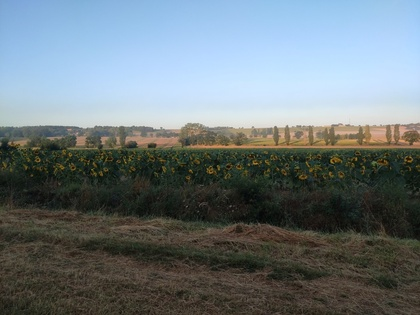
%> input picture Donnees_2023/Donnees/tournesols1.jpg, 420 x 315 px, shrunk from 1000 x 750 before the run
$ octave --eval "result = harris(rgb2gray(imread('tournesols1.jpg')));"   (GNU Octave 9; MATLAB toolbox functions it lacks are replaced by stand-ins)
%> lines starting %> are read from the running program, lines starting %| are printed output that depends on the picture
function [XY,R]=harris(Im,TailleFenetre,NbPoints,k);
%[XY,Res]=harris(Im,TailleFenetre,NbPoints,k);
%
% Im -> image
% TailleFenetre -> taille (impaire) de la fenetre du voisinage
%                  valeurs conseillees : entre 9 et 25
% NbPoints -> nombre de points desires
% k -> poids utilise dans le calcul de la reponse R, k dans [0.04,0.06]
% XY -> Matrice de taille NbPointsx2 contenant
%         respectivement les abscisses et les oordonnees des points
%         d'interets extraits
%      ATTENTION : La fonction de Harris ne doit pas retourner des points sur les bords
% R -> Image des reponses par le detecteur de Harris

%%%%%%%%%%%%%%%%%%%%%%%%%%%%%%%%%%%%%%%%%%%%%%%%%%%%%%%%%%%%%%%%%%%%%%%%%%%%%%%%%%%%%%%%%%%%%%%%
% Nota bene : les coordonnees utilisees sont x=j (numero de colonne) et y=i (numero de ligne). %
%%%%%%%%%%%%%%%%%%%%%%%%%%%%%%%%%%%%%%%%%%%%%%%%%%%%%%%%%%%%%%%%%%%%%%%%%%%%%%%%%%%%%%%%%%%%%%%%

% Verification et correction eventuelle des parametres donnes
if nargin < 4, k=0.05;      end;
if nargin < 3, NbPoints=50;      end;
if nargin < 2, TailleFenetre=9;  end;

% (1.1) Calcul des dérivées images suivant les lignes et les colonnes
%       en utilisant la fonction gradient
Im = double(Im);
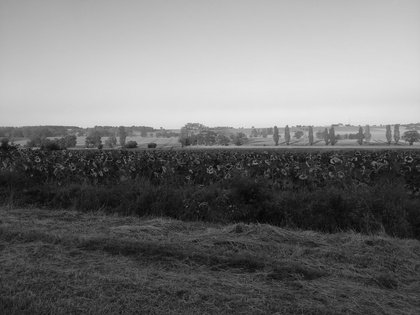
%> Im: size 315x420 double; min 4, max 232, mean 116.7
%%% A COMPLETER %%%
[Ii,Ij] = gradient(Im);
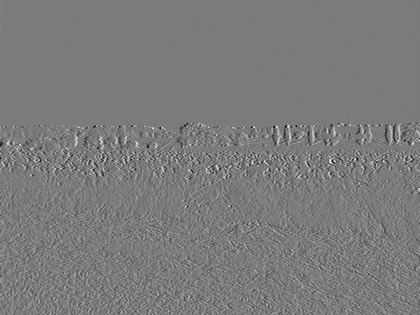
%> Ii: size 315x420 double; min -52.5, max 56, mean 0; drawn with min black and max white
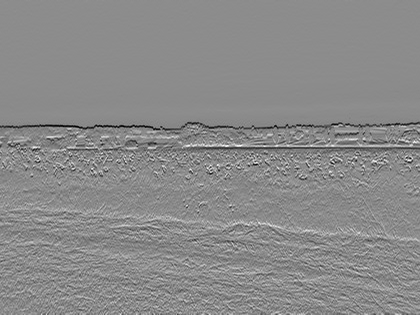
%> Ij: size 315x420 double; min -58.5, max 48.5, mean -0.4; drawn with min black and max white

% (1.2) Calcul du filtre de lissage gaussien
% Calcul de sigma en fonction de la taille de la fenetre
sig = (TailleFenetre - 1)/4;
% Utilisation de fspecial
%%% A COMPLETER %%%
L = fspecial('gaussian', TailleFenetre, sig);

% (1.3) Calcul de la reponse R
% Calcul des elements A, B et C puis calcul de la reponse suivant l'equation (1)
% Utiliser conv2 avec l'option 'same' pour appliquer le filtre de lissage L
%%% A COMPLETER %%%

A= conv2(Ij.^2, L, 'same');
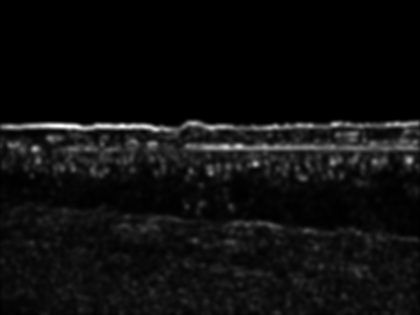
%> A: size 315x420 double; min 0.0065, max 927.9, mean 53.9; drawn with min black and max white
B= conv2(Ii.^2, L, 'same');
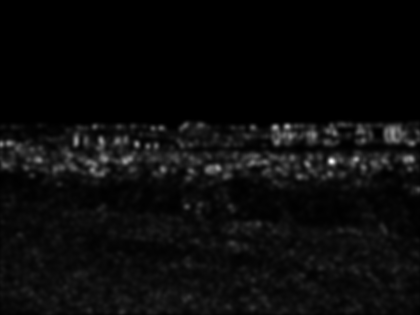
%> B: size 315x420 double; min 0, max 738.6, mean 33.2; drawn with min black and max white
C= conv2(Ii .* Ij, L, 'same');
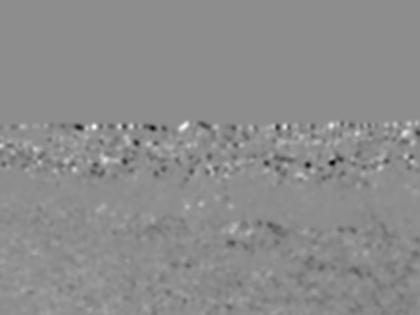
%> C: size 315x420 double; min -301.6, max 242.5, mean -1.2; drawn with min black and max white
R= (A .* B - C.^2) - k * (A + B) .^ 2;
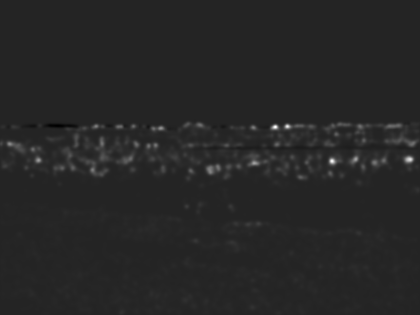
%> R: size 315x420 double; min -36372.2, max 220857.5, mean 2688.6; drawn with min black and max white

% (2.1) Suppression des non-maxima locaux suivant l'equation (2)
% ATTENTION : il faut gérer le cas particulier des bords
% 1) Il est impossible de calculer le maximum local car une partie du voisinage n'existe pas
% 2) Il faut leur attribuer la valeur minimale afin qu'il ne soit pas selectionne par la suite
%%% A COMPLETER %%%
n2=floor(TailleFenetre/2);
[l,c]=size(Im);
%> l = 315; c = 420
Res=zeros(l,c);
for i=(n2+1):(l-n2)
  for j=(n2+1):(c-n2)
    if R(i,j) == max(R(i-n2:i+n2, j-n2:j+n2), [], 'all')
        Res(i,j) = R(i,j);
    end;
  end;
end;

% (2.2) Selection des NbPoints en fonction de "NbPoints" reponses les plus fortes
% Tri des reponses : utiliser sort en LINEARISANT Res au préalable
%%% A COMPLETER %%%
[s,is]=sort(Res(:), 'descend');

% Selection des indices de NbPoints de plus fortes reponses
%%% A COMPLETER %%%
is = is(1:NbPoints);
%> is = 50 values, max 129924 at index 19, min 2979 at index 9, mean 73926.4

% Calcul des indices dans l'image
% Utiliser ind2sub, attention a l'ordre pour recuperer les coordonnees
%%% A COMPLETER %%%
[Y,X]= ind2sub(size(Im), is);
%> Y = 50 values, max 178 at index 34, min 125 at index 36, mean 147.1; X = 50 values, max 413 at index 19, min 10 at index 9, mean 235.2

%%% A COMPLETER %%%
XY = [X Y];
%> XY = 50 rows, first 12: [276 127; 333 162; 288 127; 411 160; 356 160; 255 164; 39 161; 161 129; 10 144; 211 172; 97 127; 254 128]
%> `result = harris(rgb2gray(imread('tournesols1.jpg')));`: result has the same summary as XY in harris
